Frame 1 (no input): blank canvas, image omitted
Frame 60 (no input): blank canvas, image omitted
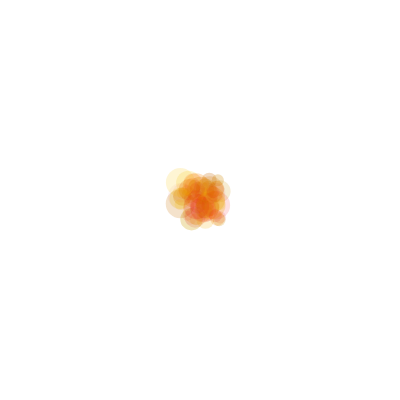
Frame 120 (the mouse pressed at the canvas centre since frame 60)

The p5.js sketch whose frames 1 and 60 were blank and that drew this single picture after the mouse press (run headless with seeded random() and noise() and a simulated clock; from frame 60 on, the mouse is pressed at the canvas centre):

// p5.js sketch
// ── sketch.js
function setup() {
  createCanvas(400, 400);
  background("white");
  noStroke();
}
function draw() {
  if (mouseIsPressed) {
    fireBrush(mouseX, mouseY);
  }
}
function fireBrush(x, y) {
  x = x + random(-20, 20);
  y = y + random(-20, 20);

  let diameter = random(10, 30);
  let green = 0;
  let opacity = 100;

  if (diameter < 20) {
    opacity = random(10, 40);
  } else {
    green = random(100, 200);
    opacity = random(40, 70);
  }
  fill(random(200, 255), green, 0, opacity);

  circle(x, y, random(10, 30));
}
